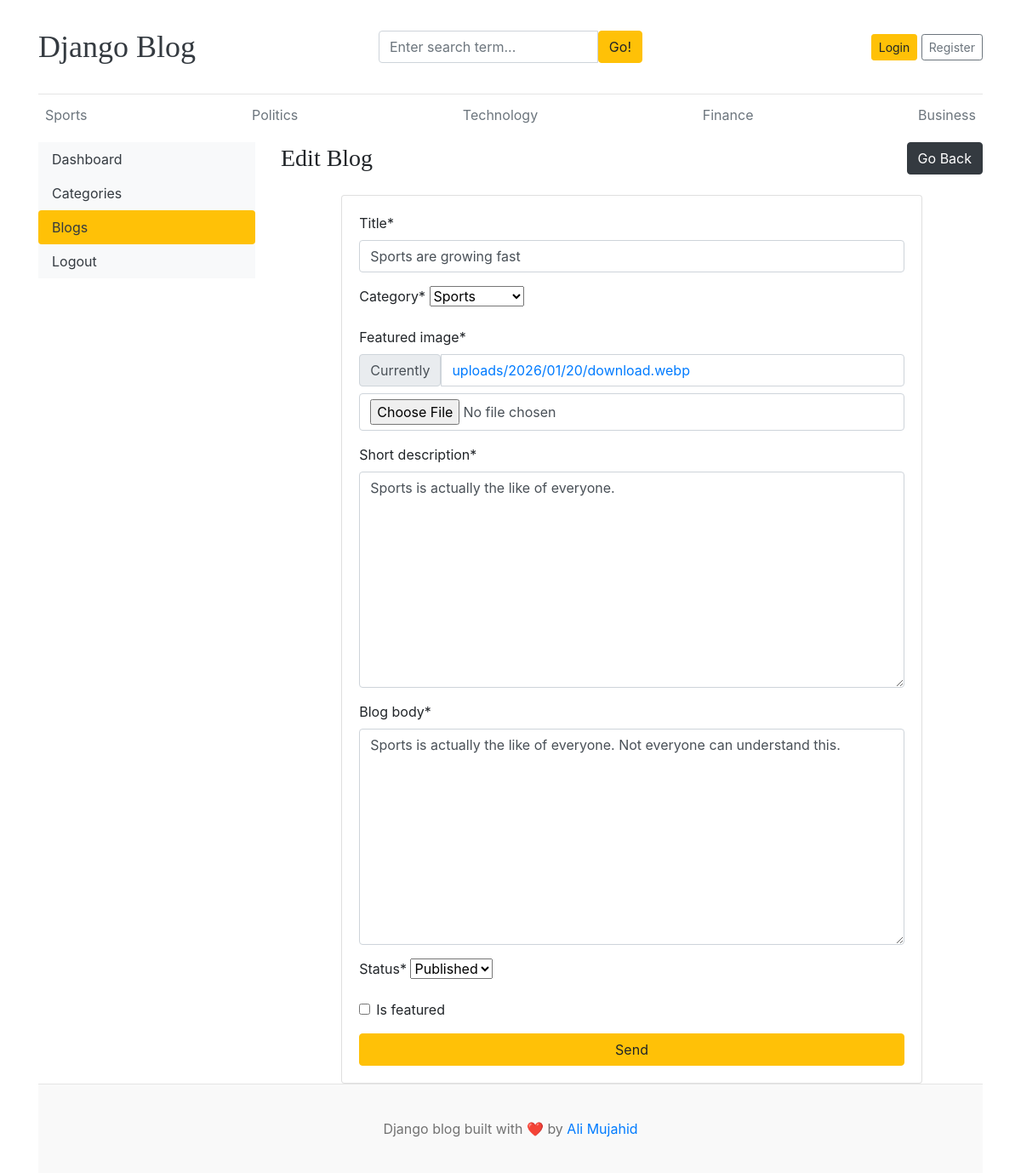
The app's page /dashboard/blogs/edit/sports-are-growing-fast/ with its own data.
### blogs/models.py (models this page shows, shortened)
class Categories(models.Model):
    category_name = models.CharField(max_length=50, unique=True)
    created_timestamp = models.DateTimeField(auto_now_add=True)
    updated_timestamp = models.DateTimeField(auto_now=True)
    class Meta:
        verbose_name_plural = 'Categories'
    def __str__(self):
        return self.category_name

class Blog(models.Model):
    title = models.CharField(max_length=100)
    slug = models.SlugField(max_length=150 ,unique=True, blank= True)
    category = models.ForeignKey(Categories, on_delete= models.CASCADE)
    author = models.ForeignKey(User , on_delete=models.CASCADE)
    featured_image = models.ImageField(upload_to= 'uploads/%Y/%m/%d')
    short_description = models.TextField(max_length= 500)
    blog_body = models.TextField(max_length= 2000)
    status = models.CharField(choices=STATUS_CHOICES, default="Draft")
    is_featured = models.BooleanField(default= False)
    created_timestamp = models.DateTimeField(auto_now_add=True)
    updated_timestamp = models.DateTimeField(auto_now=True)

### dashboards/views.py (the view)
# urls.py: path("blogs/edit/<slug:slug>/", views.edit_blog, name="edit_blog"),
def edit_blog(request, slug):
    template = loader.get_template("edit_blog.html")
    blog = get_object_or_404(Blog, slug=slug)
    if request.method == 'POST':
        form = BlogForm(request.POST, request.FILES ,instance=blog)
        if form.is_valid():
            post = form.save(commit=False)
            base_slug = slugify(form.cleaned_data['title'])
            slug = base_slug
            counter = 1
            while Blog.objects.filter(slug=slug).exclude(id = blog.id).exists():
                slug = f"{base_slug}-{counter}"
                counter +=1
            post.slug = slug
            post.save()
            print(post)
            return redirect('blog')
        else:
            print(form.errors)
    else:
        form = BlogForm(instance=blog)
    context = {
        'form' : form,
        'blog' : blog,
    }
    return HttpResponse(template.render(context, request))

### dashboards/forms.py
class BlogForm(forms.ModelForm):
    class Meta:
        model = Blog
        exclude = ['author', 'slug']

### blogs/context_processors.py (called while the page is built)
def get_Categories(request):
    categories = Categories.objects.all()
    return dict(categories=categories)

def get_About(request):
    try:
        about = About.objects.get()
    except:
        about = None
    return dict(about=about)

### dashboards/templates/edit_blog.html (shortened to what this page needs)
{% extends 'base.html' %}
{% load crispy_forms_tags %}
{% block content %}
<div class="row">
    {% include 'sidebar.html' %}
    <div class="col-md-9">
        <div class="d-flex justify-content-between align-items-center mb-4">
            <h3 class="mb-0">Edit Blog</h3>
            <a href="{% url 'blog' %}" class="btn btn-dark">Go Back</a>
        </div>
        <div class="row justify-content-center">
            <div class="col-md-6 col-lg-10">
                <div class="card shadow-sm">
                    <div class="card-body">
                        <form action="{% url 'edit_blog' blog.slug %}" method="POST" enctype="multipart/form-data">
                            {{ form |crispy }}
                            <button type="submit" class="btn btn-warning w-100">Send</button>
                        </form>
                    </div>
                </div>
            </div>
        </div>
    </div>
</div>
{% endblock %}

### home/templates/base.html (shortened to what this page needs)
{% load static %}
<!DOCTYPE html>
<html lang="en">
<head>
    <link href="https://getbootstrap.com/docs/4.0/dist/css/bootstrap.min.css" rel="stylesheet">
    <link href="{% static 'css/blog.css' %}" rel="stylesheet">
    <link
      rel="stylesheet"
      href="https://cdn-uicons.flaticon.com/uicons-regular-rounded/css/uicons-regular-rounded.css">
  </head>
<body>
    <div class="container">
      <header class="blog-header py-3">
        <div class="row flex-nowrap justify-content-between align-items-center">
          <div class="col-4">
            <a class="blog-header-logo text-dark" href="/">Django Blog</a>
          </div>
          <div class="col-4">
            <form action="{% url 'search' %}">
                <div class="card-body">
                    <div class="input-group">
                        <input class="form-control" type="text" name="keyword" placeholder="Enter search term..." aria-label="Enter search term..." aria-describedby="button-search" />
                        <button class="btn btn-warning" id="button-search" type="submit">Go!</button>
                    </div>
                </div>
            </form>
          </div>
          <div class="col-4 d-flex justify-content-end align-items-center">
            {% if not user.is_authenticated %}
            <a class="btn btn-sm btn-warning" href="{% url 'login' %}">Login</a> &nbsp;
            <a class="btn btn-sm btn-outline-secondary" href="{% url 'register' %}">Register</a>
            {% else %}
            <a class="btn btn-sm btn-warning" href="{% url 'dashboard' %}">Dashboard</a> &nbsp;
            <a class="btn btn-sm btn-outline-secondary" href="{% url 'logout' %}">Logout</a>
            {% endif %}
          </div>
        </div>
      </header>
      <div class="nav-scroller py-1 mb-2">
        <nav class="nav d-flex justify-content-between">
          {% for category in categories %}
          <a class="p-2 text-muted" href="/category/{{ category|lower }}/">{{ category }}</a>
          {% endfor %}
        </nav>
      </div>
  {% block content %}
  {% endblock %}
<footer class="blog-footer">
  <p>Django blog built with ❤️ by <a href="#">Ali Mujahid</a></p>
</footer>
</body>
</html>

### home/static/css/blog.css (style rules this page uses)
.blog-header { border-bottom: 1px solid #e5e5e5; }
.blog-header-logo { font-family: "Playfair Display", Georgia, "Times New Roman", serif; font-size: 2.25rem; }
h1, h2, h3, h4, h5, h6 { font-family: "Playfair Display", Georgia, "Times New Roman", serif; }
.blog-footer { padding: 2.5rem 0; color: #727272; text-align: center; background-color: #f9f9f9; border-top: .05rem solid #e5e5e5; }
.blog-footer p:last-child { margin-bottom: 0; }

### records on screen
Categories: category_name "Sports"
Categories: category_name "Politics"
Categories: category_name "Technology"
Categories: category_name "Finance"
Categories: category_name "Business"
Blog: title "Sports are growing fast", category "Sports", short_description "Sports is actually the like of everyone.", blog_body "Sports is actually the like of everyone. Not everyone can understand this.", status "Published"
